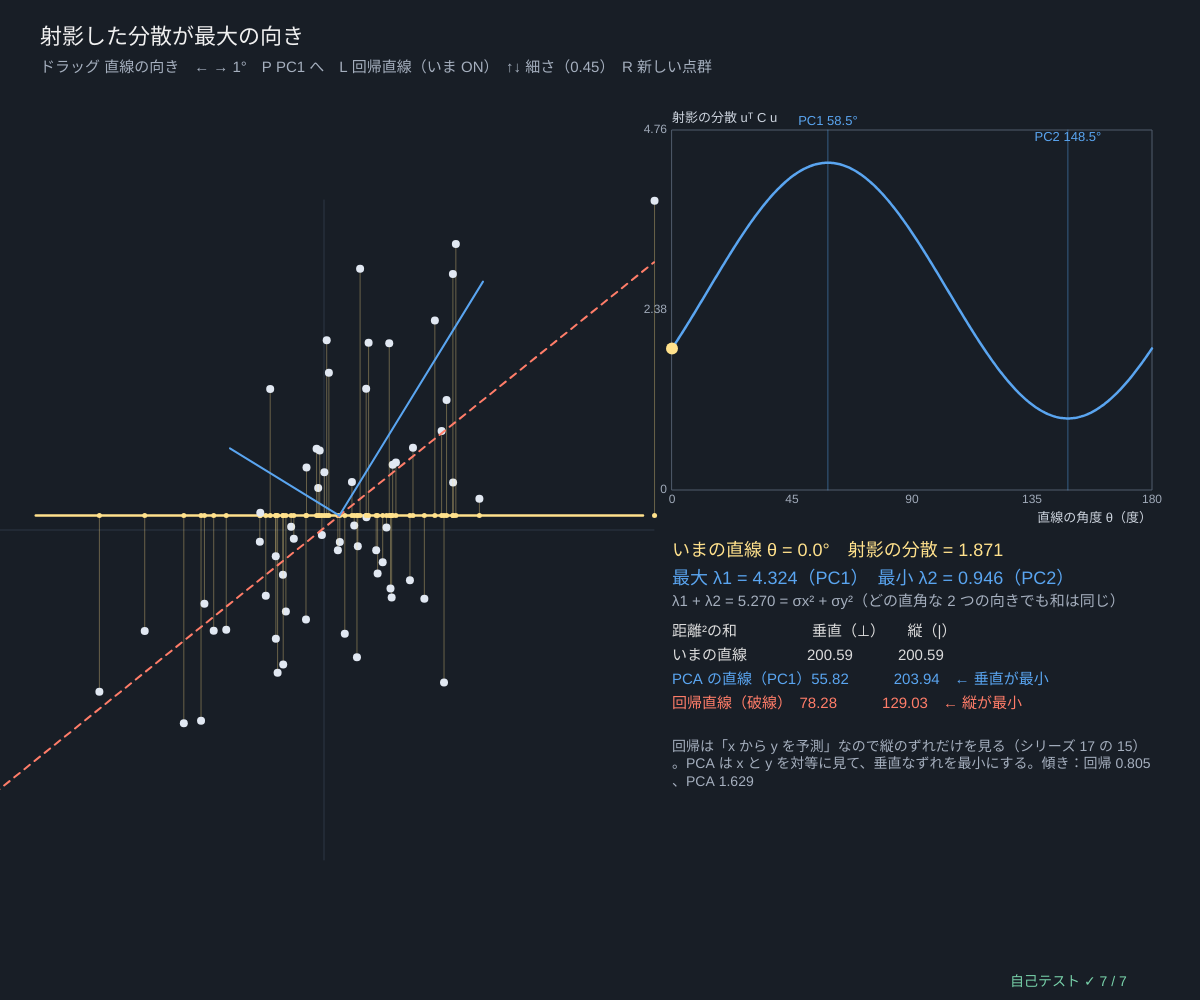
Frame 1 (no input)
Frame 60 (no input): identical to frame 1, image omitted
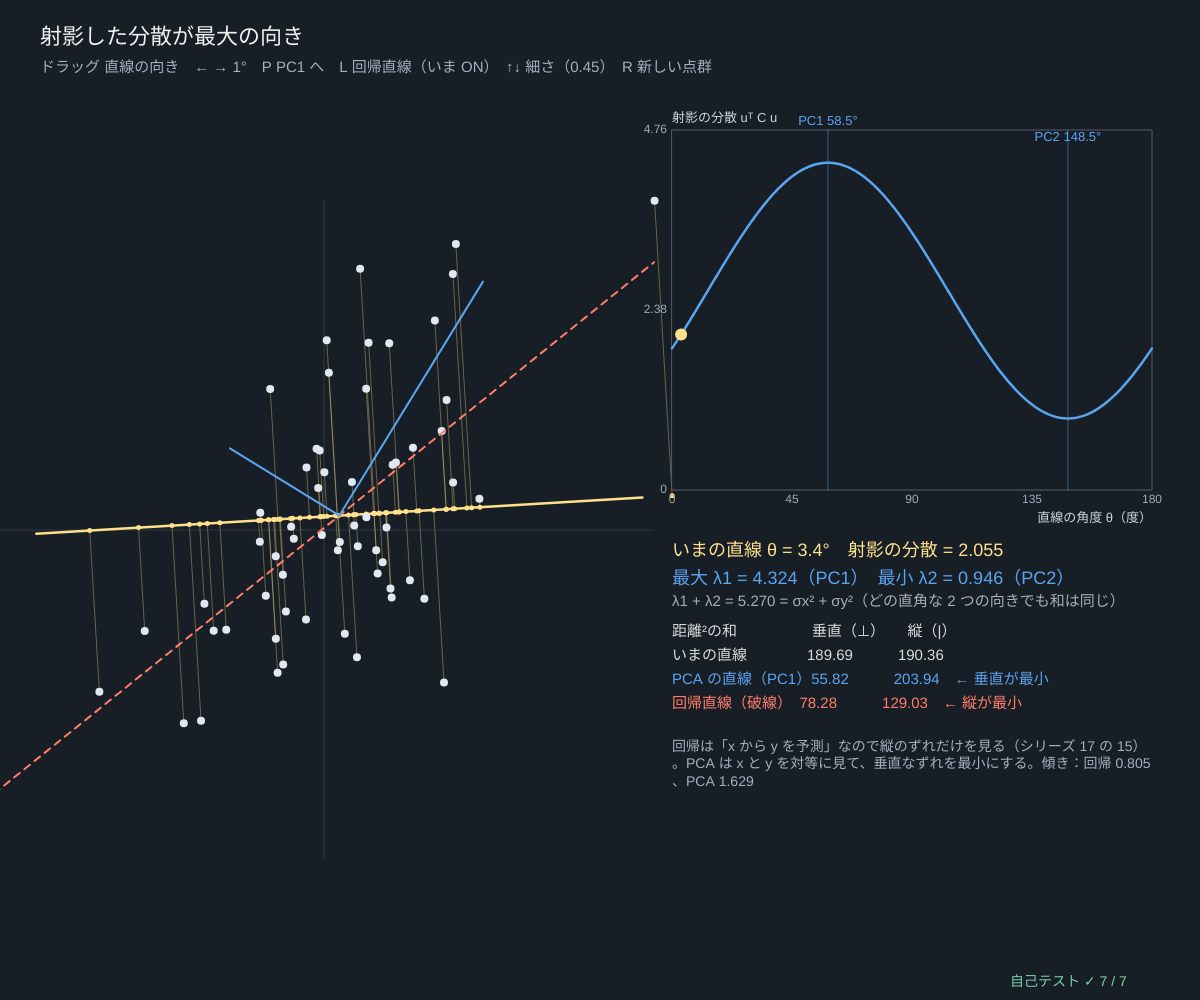
Frame 120 (the mouse pressed at the canvas centre since frame 60)

The p5.js sketch that drew these frames (run headless with seeded random() and noise() and a simulated clock; from frame 60 on, the mouse is pressed at the canvas centre):

// p5.js sketch
// ── sketch.js
// ============================================
// 01 射影した分散が最大の向き ─ 直線を回して、点の「影」がいちばんばらつく向きを探す
// 向き u（長さ 1）への射影 = (x − μ)·u。その分散は uᵀ C u（C = 共分散行列）→ 角度の関数としてグラフに
//   最大の向き = 第 1 主成分（PC1）、最小の向き = 第 2 主成分（PC2）。2 つはいつも直角
//   PCA の直線は「直線までの垂直な距離²の和」が最小。最小 2 乗の回帰直線は「縦の距離²の和」が最小（シリーズ 17 の 15）
// ドラッグ 直線の向き / ← → 1° ずつ / P いちばんの向きへ / L 回帰直線と比べる / ↑↓ 細さ / R 新しい点群
// ============================================

let pts = [], theta = 0, seedP = 3, thin = 0.45, showLS = true, covC = null, muP = null, curve360 = [];   // ★ thin = 短い軸 / 長い軸
const NPTS = 60;                       // ★ 点の数

function setup() { createCanvas(windowWidth, windowHeight); textWrap(CHAR); selfTest(); newCloud(); }
function newCloud() {
  seedRng(seedP);
  pts = gaussCloud(NPTS, [0, 0], covFromAxes(2, 2 * thin, 25 + 40 * rnd()));
  covC = covMatrix(pts); muP = colMeans(pts);
  curve360 = Array.from({ length: 361 }, (_, i) => projVar(covC, (i * Math.PI) / 360));   // 0〜180° を 0.5° きざみ
}
// ★ 向き t（ラジアン）への射影の分散 = uᵀ C u
function projVar(C, t) { let u = [Math.cos(t), Math.sin(t)]; return dotv(u, matVec(C, u)); }
// 最小 2 乗（y を x で予測）：傾き b = σxy / σx²
function lsLine(C, mu) { let b = C[0][0] > 1e-12 ? C[0][1] / C[0][0] : 0; return { b, a: mu[1] - b * mu[0] }; }
// 直線（点 mu を通り向き u）までの距離²の和：垂直（perp）と縦（vert）
function residSS(P, mu, t) {
  let u = [Math.cos(t), Math.sin(t)], perp = 0, vert = 0;
  for (let p of P) {
    let dx = p[0] - mu[0], dy = p[1] - mu[1], c = dx * u[0] + dy * u[1];
    perp += dx * dx + dy * dy - c * c;
    vert += Math.abs(u[0]) > 1e-9 ? (dy - (u[1] / u[0]) * dx) ** 2 : Infinity;
  }
  return { perp, vert };
}

function draw() {
  background(24, 30, 38);
  let e = eig2sym(covC[0][0], covC[0][1], covC[1][1]), s = Math.min(width * 0.055, height * 0.085), cx = width * 0.27, cy = height * 0.53;
  let P = (p) => [cx + p[0] * s, cy - p[1] * s], u = [Math.cos(theta), Math.sin(theta)], m = P(muP);
  // ---- 点群・直線・射影
  stroke(45, 55, 68); strokeWeight(1); line(cx - 5 * s, cy, cx + 5 * s, cy); line(cx, cy - 5 * s, cx, cy + 5 * s);
  stroke(255, 225, 140); strokeWeight(2.5); line(m[0] - u[0] * 4.6 * s, m[1] + u[1] * 4.6 * s, m[0] + u[0] * 4.6 * s, m[1] - u[1] * 4.6 * s);
  for (let p of pts) {
    let c = (p[0] - muP[0]) * u[0] + (p[1] - muP[1]) * u[1], f = P([muP[0] + c * u[0], muP[1] + c * u[1]]), q = P(p);
    stroke(255, 225, 140, 90); strokeWeight(1); line(q[0], q[1], f[0], f[1]);
    noStroke(); fill(255, 225, 140); circle(f[0], f[1], 5); fill(225, 232, 242); circle(q[0], q[1], 8);
  }
  let ls = lsLine(covC, muP);
  if (showLS) {
    stroke(255, 125, 105); strokeWeight(2); drawingContext.setLineDash([7, 6]);
    let a = P([-5, ls.a - 5 * ls.b]), b2 = P([5, ls.a + 5 * ls.b]); line(a[0], a[1], b2[0], b2[1]); drawingContext.setLineDash([]);
  }
  stroke(90, 165, 240); strokeWeight(2); line(m[0], m[1], m[0] + e.v1[0] * 2 * Math.sqrt(e.l1) * s, m[1] - e.v1[1] * 2 * Math.sqrt(e.l1) * s);
  line(m[0], m[1], m[0] + e.v2[0] * 2 * Math.sqrt(Math.max(0, e.l2)) * s, m[1] - e.v2[1] * 2 * Math.sqrt(Math.max(0, e.l2)) * s);
  // ---- 角度と分散のグラフ
  let deg = (((theta * 180) / Math.PI) % 180 + 180) % 180, vmax = Math.max(...curve360) * 1.1;
  let g = { x: width * 0.56, y: 130, w: width * 0.4, h: height * 0.36, x0: 0, x1: 180, y0: 0, y1: vmax };
  plotAxes(g, '直線の角度 θ（度）', '射影の分散 uᵀ C u', [0, 45, 90, 135, 180], [0, +(vmax / 2).toFixed(2), +vmax.toFixed(2)]);
  stroke(90, 165, 240); strokeWeight(2.5); polyline(curve360.map((v, i) => [gX(g, i / 2), gY(g, v)]));
  let d1 = ((e.angle % 180) + 180) % 180, d2 = (d1 + 90) % 180;
  stroke(90, 165, 240, 120); strokeWeight(1); line(gX(g, d1), g.y, gX(g, d1), g.y + g.h); line(gX(g, d2), g.y, gX(g, d2), g.y + g.h);
  noStroke(); fill(255, 225, 140); circle(gX(g, deg), gY(g, projVar(covC, theta)), 12);
  fill(90, 165, 240); textSize(13); textAlign(CENTER, BOTTOM); text('PC1 ' + fmtN(d1, 1) + '°', gX(g, d1), g.y - 2); text('PC2 ' + fmtN(d2, 1) + '°', gX(g, d2), g.y + 14);
  // ---- 数字
  let rs = residSS(pts, muP, theta), rp = residSS(pts, muP, (d1 * Math.PI) / 180), rl = residSS(pts, [0, ls.a], Math.atan(ls.b));
  textAlign(LEFT, BASELINE); fill(240); textSize(22); text('射影した分散が最大の向き', 40, 44);
  fill(165, 175, 190); textSize(15); text('ドラッグ 直線の向き　← → 1°　P PC1 へ　L 回帰直線（いま ' + (showLS ? 'ON' : 'OFF') + '）　↑↓ 細さ（' + fmtN(thin, 2) + '）　R 新しい点群', 40, 72);
  let y = g.y + g.h + 66, x = g.x;
  fill(255, 225, 140); textSize(18); text('いまの直線 θ = ' + fmtN(deg, 1) + '°　射影の分散 = ' + fmtN(projVar(covC, theta), 3), x, y);
  fill(90, 165, 240); text('最大 λ1 = ' + fmtN(e.l1, 3) + '（PC1）　最小 λ2 = ' + fmtN(e.l2, 3) + '（PC2）', x, y + 28); fill(165, 175, 190); textSize(15); text('λ1 + λ2 = ' + fmtN(e.l1 + e.l2, 3) + ' = σx² + σy²（どの直角な 2 つの向きでも和は同じ）', x, y + 50);
  fill(220); textSize(15);
  text('距離²の和　　　　　垂直（⊥）　　縦（|）', x, y + 80);
  text('いまの直線　　　　' + fmtN(rs.perp, 2) + '　　　' + fmtN(rs.vert, 2), x, y + 104);
  fill(90, 165, 240); text('PCA の直線（PC1）' + fmtN(rp.perp, 2) + '　　　' + fmtN(rp.vert, 2) + '　← 垂直が最小', x, y + 128);
  fill(255, 125, 105); text('回帰直線（破線）　' + fmtN(rl.perp, 2) + '　　　' + fmtN(rl.vert, 2) + '　← 縦が最小', x, y + 152);
  fill(165, 175, 190); textSize(14);
  text('回帰は「x から y を予測」なので縦のずれだけを見る（シリーズ 17 の 15）。PCA は x と y を対等に見て、垂直なずれを最小にする。傾き：回帰 ' + fmtN(ls.b, 3) + '、PCA ' + fmtN(Math.abs(e.v1[0]) > 1e-9 ? e.v1[1] / e.v1[0] : Infinity, 3), x, y + 184, g.w);
  drawSelfTest(width - 190, height - 14);
}

function setFromMouse() { let s = Math.min(width * 0.055, height * 0.085), dx = mouseX - (width * 0.27 + muP[0] * s), dy = -(mouseY - (height * 0.53 - muP[1] * s)); if (Math.hypot(dx, dy) > 5) theta = Math.atan2(dy, dx); }
function mouseDragged() { if (mouseX < width * 0.52) setFromMouse(); }
function mousePressed() { if (mouseX < width * 0.52) setFromMouse(); }
function keyPressed() {
  if (key === LEFT_ARROW || key === RIGHT_ARROW) theta += ((key === RIGHT_ARROW ? 1 : -1) * Math.PI) / 180;
  if (key === 'p' || key === 'P') theta = (eig2sym(covC[0][0], covC[0][1], covC[1][1]).angle * Math.PI) / 180;
  if (key === 'l' || key === 'L') showLS = !showLS;
  if (key === UP_ARROW || key === DOWN_ARROW) { thin = clampv(thin + (key === UP_ARROW ? 0.05 : -0.05), 0.05, 1); newCloud(); }
  if (key === 'r' || key === 'R') { seedP++; newCloud(); }
  return false;
}

// ---- 自己テスト
function selfTest() {
  selfTestResults = [];
  seedRng(101);
  let okMax = true, okVal = true, okDirect = true, okTr = true, okPerp = true, okLS = true, okSlope = true;
  for (let t = 0; t < 20; t++) {
    let P = gaussCloud(40, [rndRange(-1, 1), rndRange(-1, 1)], covFromAxes(rndRange(1, 2.5), rndRange(0.2, 0.9), rndRange(0, 180))), C = covMatrix(P), mu = colMeans(P), e = eig2sym(C[0][0], C[0][1], C[1][1]);
    let bi = 0, bv = -1, mi = 0, mv = Infinity;
    for (let i = 0; i < 3600; i++) { let v = projVar(C, (i * Math.PI) / 3600); if (v > bv) { bv = v; bi = i; } if (v < mv) { mv = v; mi = i; } }
    let dAng = (a, b) => { let d = Math.abs(a - b) % 180; return Math.min(d, 180 - d); };
    if (dAng(bi / 20, e.angle) > 0.1 || dAng(mi / 20, e.angle + 90) > 0.1) okMax = false;
    if (!near(bv, e.l1, 1e-6 * e.l1) || !near(mv, e.l2, 1e-6 * e.l1)) okVal = false;
    let th = rndRange(0, Math.PI), pr = P.map((p) => (p[0] - mu[0]) * Math.cos(th) + (p[1] - mu[1]) * Math.sin(th));
    if (!near(pr.reduce((s, v) => s + v * v, 0) / (P.length - 1), projVar(C, th), 1e-9)) okDirect = false;
    if (!near(projVar(C, th) + projVar(C, th + Math.PI / 2), C[0][0] + C[1][1], 1e-9)) okTr = false;
    let pc = residSS(P, mu, (e.angle * Math.PI) / 180);
    if (!near(pc.perp, (P.length - 1) * e.l2, 1e-8)) okPerp = false;
    for (let i = 0; i < 180; i++) if (residSS(P, mu, (i * Math.PI) / 180).perp < pc.perp - 1e-9) okPerp = false;
    let l = lsLine(C, mu), vLS = residSS(P, [0, l.a], Math.atan(l.b)).vert;
    for (let db = -0.5; db <= 0.5; db += 0.05) if (residSS(P, [0, l.a + 0.01], Math.atan(l.b + db)).vert < vLS - 1e-9) okLS = false;
    if (C[0][1] > 0 && !(l.b <= e.v1[1] / e.v1[0] + 1e-12)) okSlope = false;
  }
  check('3600 本の向きの総当たりで最大の角度 = 第 1 固有ベクトルの角度（0.1° 以内）、最小 = その +90°', okMax);
  check('射影の分散の最大 = λ1、最小 = λ2', okVal);
  check('uᵀ C u = 射影した値を実際に 2 乗して (n − 1) で割ったもの', okDirect);
  check('直角な 2 つの向きの分散の和 = トレース σx² + σy²', okTr);
  check('PCA の直線の垂直な距離²の和 = (n − 1) λ2 で、180 本のどの向きより小さい', okPerp);
  check('回帰直線は縦の距離²の和が最小（傾きと切片をずらすと増える）', okLS);
  check('正の相関では 回帰の傾き ≤ PCA の傾き（回帰は傾きを小さく見る）', okSlope);
  reportSelfTest();
}

// ---------- やってみよう ----------
// 1. 直線を回しながら、黄色い点（影）の広がりとグラフの山を見比べよう。山と谷はなぜ 90° 離れている？
// 2. ↑ で丸い点群（細さ 1）にすると、グラフはどうなる？ PC1 の向きは決まる？
// 3. 回帰直線（破線）と PCA の直線は、細い点群ほど近づく？ 丸いほど離れる？
// 4. x と y を入れかえて回帰すると別の直線になるが、PCA は入れかえても同じ直線。なぜ？
// 5. グラフの曲線は a + b·cos(2θ − φ) の形。02 の固有値 λ1, λ2 で a と b を書いてみよう

// ==================================================
// ここから下は「主成分分析の道具」（中身は読まなくても OK。消さないでね）
// ==================================================
// ---- 数の表示と安全のための道具
function clampv(v, a, b) { return v < a ? a : v > b ? b : v; }
function fin(v, fb) { return typeof v === 'number' && isFinite(v) ? v : fb === undefined ? 0 : fb; }   // NaN・∞ を fb に
function fmtN(v, d) {                                                  // 数を小数 d 桁で（NaN は「?」）
  if (typeof v !== 'number' || !isFinite(v)) return '?';
  let s = v.toFixed(d === undefined ? 2 : d);
  return /^-0(\.0*)?$/.test(s) ? s.slice(1) : s;
}
function fmtVec(v, d) { return '(' + v.map((x) => fmtN(x, d)).join(', ') + ')'; }
// ---- 種つきの乱数（同じ種なら毎回同じ列）
let rngState = 1;
function seedRng(s) { rngState = (s >>> 0) || 1; }
function rnd() {                       // 0〜1 の一様乱数（mulberry32）
  rngState = (rngState + 0x6d2b79f5) >>> 0;
  let t = rngState;
  t = Math.imul(t ^ (t >>> 15), t | 1);
  t ^= t + Math.imul(t ^ (t >>> 7), t | 61);
  return ((t ^ (t >>> 14)) >>> 0) / 4294967296;
}
function rndRange(a, b) { return a + (b - a) * rnd(); }
function gaussRnd() {                  // 標準正規分布（ボックス-ミュラー法）
  let u = Math.max(1e-12, rnd()), v = rnd();
  return Math.sqrt(-2 * Math.log(u)) * Math.cos(2 * Math.PI * v);
}
// ---- 行列の道具。データ X は「n 行 × d 列」（1 行 = 1 個のデータ）、ベクトルは配列
function zerosMat(n, m) { return Array.from({ length: n }, () => new Array(m).fill(0)); }
function eyeMat(n) { let I = zerosMat(n, n); for (let i = 0; i < n; i++) I[i][i] = 1; return I; }
function matT(A) { return A[0].map((_, j) => A.map((r) => r[j])); }
function matMul(A, B) {
  let n = A.length, q = B.length, m = B[0].length, C = zerosMat(n, m);
  for (let i = 0; i < n; i++) for (let k = 0; k < q; k++) { let a = A[i][k]; if (a === 0) continue; for (let j = 0; j < m; j++) C[i][j] += a * B[k][j]; }
  return C;
}
function matVec(A, x) { return A.map((r) => dotv(r, x)); }
function dotv(a, b) { let s = 0; for (let i = 0; i < a.length; i++) s += a[i] * b[i]; return s; }
function vlen(a) { return Math.sqrt(dotv(a, a)); }
function unitv(a) { let L = vlen(a); return L > 1e-300 ? a.map((x) => x / L) : a.map((_, i) => (i === 0 ? 1 : 0)); }
function maxAbsDiff(A, B) { let m = 0; for (let i = 0; i < A.length; i++) for (let j = 0; j < A[i].length; j++) m = Math.max(m, Math.abs(A[i][j] - B[i][j])); return m; }
function colMeans(X) {                 // 平均ベクトル（列ごとの平均）
  let d = X[0].length, mu = new Array(d).fill(0);
  for (let r of X) for (let j = 0; j < d; j++) mu[j] += r[j];
  return mu.map((s) => s / Math.max(1, X.length));
}
function centerCols(X, mu) { return X.map((r) => r.map((v, j) => v - mu[j])); }   // 平均を引く（中心化）
// ★ 共分散行列 C = Xcᵀ Xc / (n − 1)（n − 1 で割る「不偏」の約束。点が 1 個以下ならゼロ行列）
function covMatrix(X) {
  let n = X.length, d = X[0].length, mu = colMeans(X), C = zerosMat(d, d);
  if (n < 2) return C;
  for (let r of X) for (let i = 0; i < d; i++) { let a = r[i] - mu[i]; for (let j = i; j < d; j++) C[i][j] += a * (r[j] - mu[j]); }
  for (let i = 0; i < d; i++) for (let j = i; j < d; j++) { C[i][j] /= n - 1; C[j][i] = C[i][j]; }
  return C;
}
// ★ ヤコビ法（対称行列の固有値分解）：非対角を 1 つずつ回転で 0 にしていく。d ≤ 64 くらいまで
// 戻り値 vals = 固有値（大きい順）、vecs[k] = k 番目の固有ベクトル（長さ 1、いちばん大きい成分を正に）
function jacobiEigen(C, maxSweeps) {
  let d = C.length, A = C.map((r) => r.slice()), V = eyeMat(d);
  for (let sw = 0; sw < (maxSweeps || 80); sw++) {
    let off = 0, tot = 0;
    for (let i = 0; i < d; i++) for (let j = 0; j < d; j++) { let a = A[i][j] * A[i][j]; tot += a; if (i !== j) off += a; }
    if (!(off > 1e-30 * tot)) break;
    for (let p = 0; p < d - 1; p++) for (let q = p + 1; q < d; q++) {
      let apq = A[p][q];
      if (Math.abs(apq) < 1e-300) continue;
      let th = (A[q][q] - A[p][p]) / (2 * apq);
      let t = th === 0 ? 1 : Math.sign(th) / (Math.abs(th) + Math.sqrt(th * th + 1));
      let c = 1 / Math.sqrt(t * t + 1), s = t * c;
      for (let k = 0; k < d; k++) { let akp = A[k][p], akq = A[k][q]; A[k][p] = c * akp - s * akq; A[k][q] = s * akp + c * akq; }
      for (let k = 0; k < d; k++) { let apk = A[p][k], aqk = A[q][k]; A[p][k] = c * apk - s * aqk; A[q][k] = s * apk + c * aqk; }
      for (let k = 0; k < d; k++) { let vkp = V[k][p], vkq = V[k][q]; V[k][p] = c * vkp - s * vkq; V[k][q] = s * vkp + c * vkq; }
    }
  }
  let idx = Array.from({ length: d }, (_, i) => i).sort((a, b) => A[b][b] - A[a][a]);
  let vecs = idx.map((k) => { let v = V.map((r) => r[k]), big = 0; for (let i = 0; i < d; i++) if (Math.abs(v[i]) > Math.abs(v[big]) + 1e-12) big = i; return v[big] < 0 ? v.map((x) => -x) : v; });
  return { vals: idx.map((k) => A[k][k]), vecs };
}
function traceOf(C) { let s = 0; for (let i = 0; i < C.length; i++) s += C[i][i]; return s; }
// C V = V Λ の残り（いちばん大きいずれ）と、固有ベクトルどうしの直交のずれ
function eigResidual(C, eg) { let m = 0; eg.vecs.forEach((v, k) => { let Cv = matVec(C, v); for (let i = 0; i < v.length; i++) m = Math.max(m, Math.abs(Cv[i] - eg.vals[k] * v[i])); }); return m; }
function orthoError(vecs) { let m = 0; for (let a = 0; a < vecs.length; a++) for (let b = 0; b < vecs.length; b++) m = Math.max(m, Math.abs(dotv(vecs[a], vecs[b]) - (a === b ? 1 : 0))); return m; }
// 射影（主成分得点）と復元：score = (x − μ)·v_k、x_hat = μ + Σ score_k v_k（k 個まで）
function projectData(X, mu, vecs, k) { return X.map((r) => vecs.slice(0, k).map((v) => { let s = 0; for (let j = 0; j < r.length; j++) s += (r[j] - mu[j]) * v[j]; return s; })); }
function reconstructRow(score, mu, vecs) { let x = mu.slice(); score.forEach((s, k) => { for (let j = 0; j < x.length; j++) x[j] += s * vecs[k][j]; }); return x; }
function angleBetween(u, v) {          // 向きのちがい（符号は無視、0〜90°）。小さい角も正確に：atan2(‖v − (v·u)u‖, |v·u|)
  let a = unitv(u), b = unitv(v), c = dotv(a, b), r = 0; for (let i = 0; i < a.length; i++) r += (b[i] - c * a[i]) ** 2;
  return (Math.atan2(Math.sqrt(r), Math.abs(c)) * 180) / Math.PI;
}
function corrOf(a, b) {                // 相関係数
  let n = a.length, ma = a.reduce((s, v) => s + v, 0) / n, mb = b.reduce((s, v) => s + v, 0) / n, sab = 0, saa = 0, sbb = 0;
  for (let i = 0; i < n; i++) { sab += (a[i] - ma) * (b[i] - mb); saa += (a[i] - ma) ** 2; sbb += (b[i] - mb) ** 2; }
  return saa > 0 && sbb > 0 ? sab / Math.sqrt(saa * sbb) : 0;
}
// ---- 2×2 対称行列 [[a, b], [b, c]] の固有値・固有ベクトル（解の公式）
function eig2sym(a, b, c) {
  let tr = a + c, h = Math.sqrt(((a - c) / 2) ** 2 + b * b), l1 = tr / 2 + h, l2 = tr / 2 - h;
  let v1 = Math.abs(b) > 1e-14 * (Math.abs(a) + Math.abs(c) + 1e-300) ? unitv([l1 - c, b]) : a >= c ? [1, 0] : [0, 1];
  if (v1[0] < 0 || (v1[0] === 0 && v1[1] < 0)) v1 = [-v1[0], -v1[1]];
  return { l1, l2, v1, v2: [-v1[1], v1[0]], angle: (Math.atan2(v1[1], v1[0]) * 180) / Math.PI };
}
// ---- 好きな共分散の正規分布の点群：x = μ + L z（C = L Lᵀ、コレスキー分解）
function cholesky(C) {
  let d = C.length, L = zerosMat(d, d);
  for (let i = 0; i < d; i++) for (let j = 0; j <= i; j++) {
    let s = C[i][j]; for (let k = 0; k < j; k++) s -= L[i][k] * L[j][k];
    L[i][j] = i === j ? Math.sqrt(Math.max(s, 1e-15)) : s / L[j][j];
  }
  return L;
}
function gaussCloud(n, mu, C) { let L = cholesky(C); return Array.from({ length: n }, () => { let z = mu.map(() => gaussRnd()); return mu.map((m, i) => m + dotv(L[i], z)); }); }
function covFromAxes(s1, s2, deg) {    // 長軸の標準偏差 s1、短軸 s2、長軸の角度 deg（度）の 2×2 共分散
  let t = (deg * Math.PI) / 180, c = Math.cos(t), s = Math.sin(t);
  return [[c * c * s1 * s1 + s * s * s2 * s2, c * s * (s1 * s1 - s2 * s2)], [c * s * (s1 * s1 - s2 * s2), s * s * s1 * s1 + c * c * s2 * s2]];
}
// ---- グラフと図の道具：g = { x, y, w, h, x0, x1, y0, y1 }
function gX(g, v) { return g.x + clampv((v - g.x0) / (g.x1 - g.x0), -0.02, 1.02) * g.w; }
function gY(g, v) { return g.y + g.h - clampv((v - g.y0) / (g.y1 - g.y0), -0.02, 1.02) * g.h; }
function plotAxes(g, xl, yl, xt, yt) {
  stroke(80, 92, 108); strokeWeight(1); noFill(); rect(g.x, g.y, g.w, g.h);
  noStroke(); fill(160, 170, 185); textSize(12); textAlign(CENTER, TOP);
  for (let v of xt) text(+(+v).toPrecision(3), gX(g, v), g.y + g.h + 4);
  textAlign(RIGHT, CENTER);
  for (let v of yt) text(+(+v).toPrecision(3), g.x - 5, gY(g, v));
  textAlign(LEFT, BASELINE); fill(205, 212, 222); textSize(13);
  text(xl, g.x + g.w - textWidth(xl), g.y + g.h + 32); text(yl, g.x, g.y - 8);
}
function polyline(pts, closed) {       // 点が 2 つ以上あるときだけ折れ線を描く
  if (pts.length < 2) return;
  noFill(); beginShape(); for (let p of pts) vertex(p[0], p[1]); endShape(closed ? CLOSE : undefined);
}
// 共分散 C の「k σ の楕円」の点（データの単位）。中心 μ、長さ 1 の 2×2 固有分解で作る
function covEllipsePts(mu, C, k, segs) {
  let e = eig2sym(C[0][0], C[0][1], C[1][1]), a = k * Math.sqrt(Math.max(0, e.l1)), b = k * Math.sqrt(Math.max(0, e.l2)), out = [];
  for (let i = 0; i <= (segs || 72); i++) { let t = (2 * Math.PI * i) / (segs || 72), u = a * Math.cos(t), w = b * Math.sin(t); out.push([mu[0] + u * e.v1[0] + w * e.v2[0], mu[1] + u * e.v1[1] + w * e.v2[1]]); }
  return out;
}
function arrow2(x1, y1, x2, y2, hs) {  // 矢印（hs = 矢じりの大きさ）
  line(x1, y1, x2, y2);
  let a = Math.atan2(y2 - y1, x2 - x1), h = hs || 10;
  noStroke(); triangle(x2, y2, x2 - h * Math.cos(a - 0.4), y2 - h * Math.sin(a - 0.4), x2 - h * Math.cos(a + 0.4), y2 - h * Math.sin(a + 0.4));
}
// ---- 自己テストの道具
let selfTestResults = [];
function check(name, cond) { selfTestResults.push({ name, ok: !!cond }); }
function near(a, b, tol) { return a !== null && a !== undefined && isFinite(a) && Math.abs(a - b) <= (tol === undefined ? 1e-9 : tol); }
function noNaN(v) { return Array.isArray(v) ? v.every(noNaN) : !(typeof v === 'number' && !isFinite(v)); }
function reportSelfTest() { for (let r of selfTestResults) (r.ok ? console.log : console.error)((r.ok ? '✓ ' : '✗ ') + r.name); }
function selfTestLine() { let n = selfTestResults.filter((r) => r.ok).length; return '自己テスト ' + (n === selfTestResults.length && n > 0 ? '✓ ' : '✗ ') + n + ' / ' + selfTestResults.length; }
function selfTestOk() { return selfTestResults.length > 0 && selfTestResults.every((r) => r.ok); }
function drawSelfTest(x, y) { noStroke(); fill(selfTestOk() ? color(120, 210, 170) : color(255, 90, 90)); textSize(14); textAlign(LEFT, BASELINE); text(selfTestLine(), x, y); }
